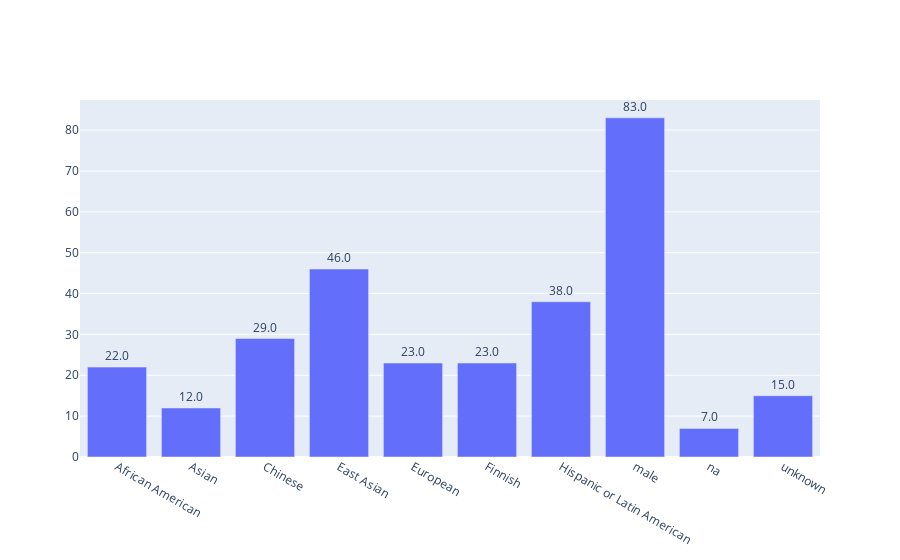

The notebook cell this image was saved under:
### Code cell
fig = go.Figure([go.Bar(x=df_ethnicity['ethnicity'].tolist(), y=df_ethnicity['normalized'].tolist(), 
                        text=df_ethnicity['normalized'].tolist(), textposition='outside')])

fig.show()

### Figure 1 — Plotly figure (JSON) as saved in the notebook; plotly's stock layout.template omitted (floating-point values rounded to 4 significant figures)
{"data": [{"text": ["22.0", "12.0", "29.0", "46.0", "23.0", "23.0", "38.0", "83.0", "7.0", "15.0"], "textposition": "outside", "type": "bar", "x": ["African American", "Asian", "Chinese", "East Asian", "European", "Finnish", "Hispanic or Latin American", "male", "na", "unknown"], "y": [22, 12, 29, 46, 23, 23, 38, 83, 7, 15]}], "layout": {}}
